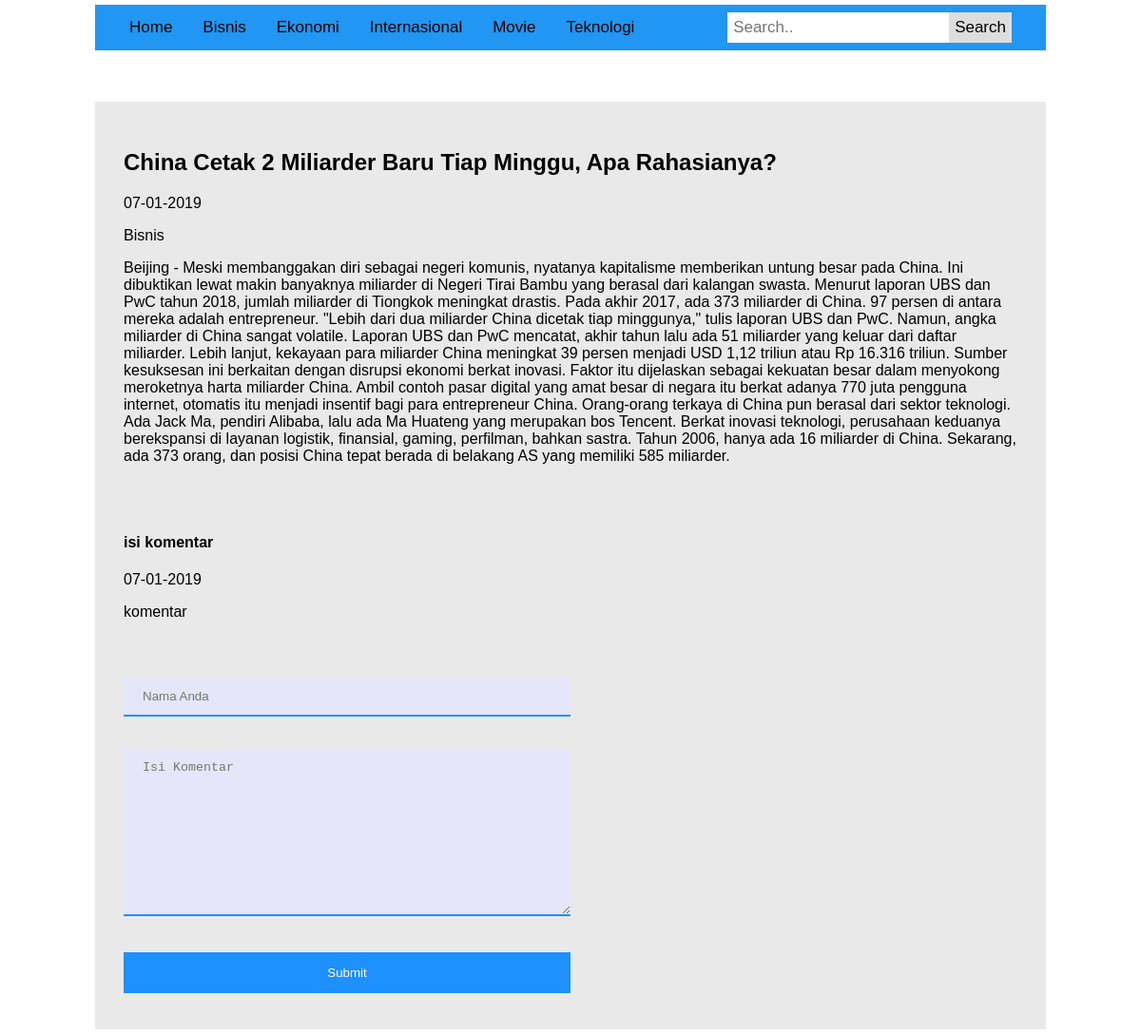
The app's page /detailberita.php?detail=21 with its own data.
### tables this page shows
CREATE TABLE `berita` (
  `id_berita` int(5) NOT NULL,
  `judul_berita` varchar(100) NOT NULL,
  `tanggal` varchar(30) NOT NULL,
  `isi_berita` text NOT NULL,
  `kategori` varchar(50) NOT NULL
);

CREATE TABLE `komentar` (
  `id_komentar` int(5) NOT NULL,
  `id_berita` int(5) NOT NULL,
  `nama` varchar(50) NOT NULL,
  `tanggal` varchar(10) NOT NULL,
  `isi_komentar` text NOT NULL
);

### detailberita.php (the view, shortened to what this page needs)
<?php
 require_once("admin/db.php");
?>
<!DOCTYPE html>
<html lang="en">
<head>
    <link rel="stylesheet" href="css/css.css">
</head>
<body>
<div class="topnav">
<a href="index.php">Home</a>
  <a href="news_bisnis.php">Bisnis</a>
  <a class="" href="news_ekonomi.php">Ekonomi</a>
  <a href="news_internasional.php">Internasional</a>
  <a href="news_movie.php">Movie</a>
  <a href="news_teknologi.php">Teknologi</a>
  <div class="search-container">
    <form action="" method="POST">
      <input type="text" name="kata" placeholder="Search..">
      <button type="submit" name="cari">Search</button>
    </form>
  </div>
</div>
<br>
<br>
<br>
    <div class="container">
    <?php
    $id = abs((int) $_GET['detail']);
    if(isset($_GET['detail'])){
        $sql = "SELECT * FROM berita WHERE id_berita = '$id' ";
        $stmt = $db -> prepare($sql);
        $stmt -> execute();
        while($data = $stmt -> fetch(PDO::FETCH_ASSOC)){ ?>
            <h2><?php echo $data['judul_berita']; ?></h2>
            <p><?php echo $data['tanggal'];?></p>
            <p><?php echo $data['kategori'];?></p>
            <p><?php echo $data['isi_berita']; ?></p>
            <?php include 'komen.php' ?>
    <?php
        }
    }
    ?>
    </div>
</body>
</html>

### komen.php (shortened to what this page needs)
<br><br>
<?php
 require_once("admin/db.php");
 $id = $_GET['detail'];
 $sql = "SELECT * FROM komentar WHERE id_berita = '$id' ";
 $stmt = $db -> prepare($sql);
 $stmt -> execute();
 while($data = $stmt -> fetch(PDO::FETCH_ASSOC)){ ?>
    <h4><?php echo $data['nama']; ?></h4>
    <p><?php echo $data['tanggal']; ?></p>
    <p><?php echo $data['isi_komentar']; ?></p>
<?php
 }
?>
<br><br>
<!DOCTYPE html>
<html lang="en">
<head>
</head>
<body>
<form action="" method="post">
    <input type="text" class="text" name="nama" placeholder="Nama Anda"><br><br>
    <textarea name="isi" class="text" placeholder="Isi Komentar" rows="10"></textarea> <br><br>
    <input type="submit" class="button" name="btnkomen" value="Submit">
</form>
</body>
</html>

### css/css.css (style rules this page uses)
.container { padding: 30px 30px; background-color: #e9e9e9; }
* { box-sizing: border-box; }
h1, h2, h3, h4, p { font-family: Arial, Helvetica, sans-serif; }
body { margin: 5px 100px; font-family: Arial, Helvetica, sans-serif; }
.topnav { padding: 0 20px; overflow: hidden; background-color: #2196F3; }
.topnav a { float: left; display: block; color: black; text-align: center; padding: 14px 16px; text-decoration: none; font-size: 17px; }
.topnav .search-container { float: right; }
.topnav input[type=text] { padding: 6px; margin-top: 8px; font-size: 17px; border: none; }
.topnav .search-container button { float: right; padding: 6px; margin-top: 8px; margin-right: 16px; background: #ddd; font-size: 17px; border: none; cursor: pointer; }

### komen.php (style rules this page uses)
.text { width: 50%; padding: 12px 20px; margin: 8px 0; box-sizing: border-box; border: none; border-bottom: 2px solid DodgerBlue; background-color:#E6E6FA; }
.button { background-color: DodgerBlue; color: white; padding: 14px 20px; margin: 8px 0; border: none; cursor: pointer; width: 50%; }

### records on screen
berita: judul_berita "China Cetak 2 Miliarder Baru Tiap Minggu, Apa Rahasianya?", tanggal "07-01-2019", kategori "Bisnis", isi_berita "Beijing - Meski membanggakan diri sebagai negeri komunis, nyatanya kapitalisme memberikan untung besar pada China. Ini dibuktikan lewat makin banyaknya miliarder di Negeri Tirai Bambu yang berasal dari kalangan swasta. Menurut laporan UBS dan PwC tahun 2018, jumlah miliarder di Tiongkok meningkat drastis. Pada akhir 2017, ada 373 miliarder di China. 97 persen di antara mereka adalah entrepreneur. \"Lebih dari dua miliarder China dicetak tiap minggunya,\" tulis laporan UBS dan PwC. Namun, angka miliarder di China sangat volatile. Laporan UBS dan PwC mencatat, akhir tahun lalu ada 51 miliarder yang keluar dari daftar miliarder. Lebih lanjut, kekayaan para miliarder China meningkat 39 persen…"
komentar: nama "isi komentar", tanggal "07-01-2019", isi_komentar "komentar"
